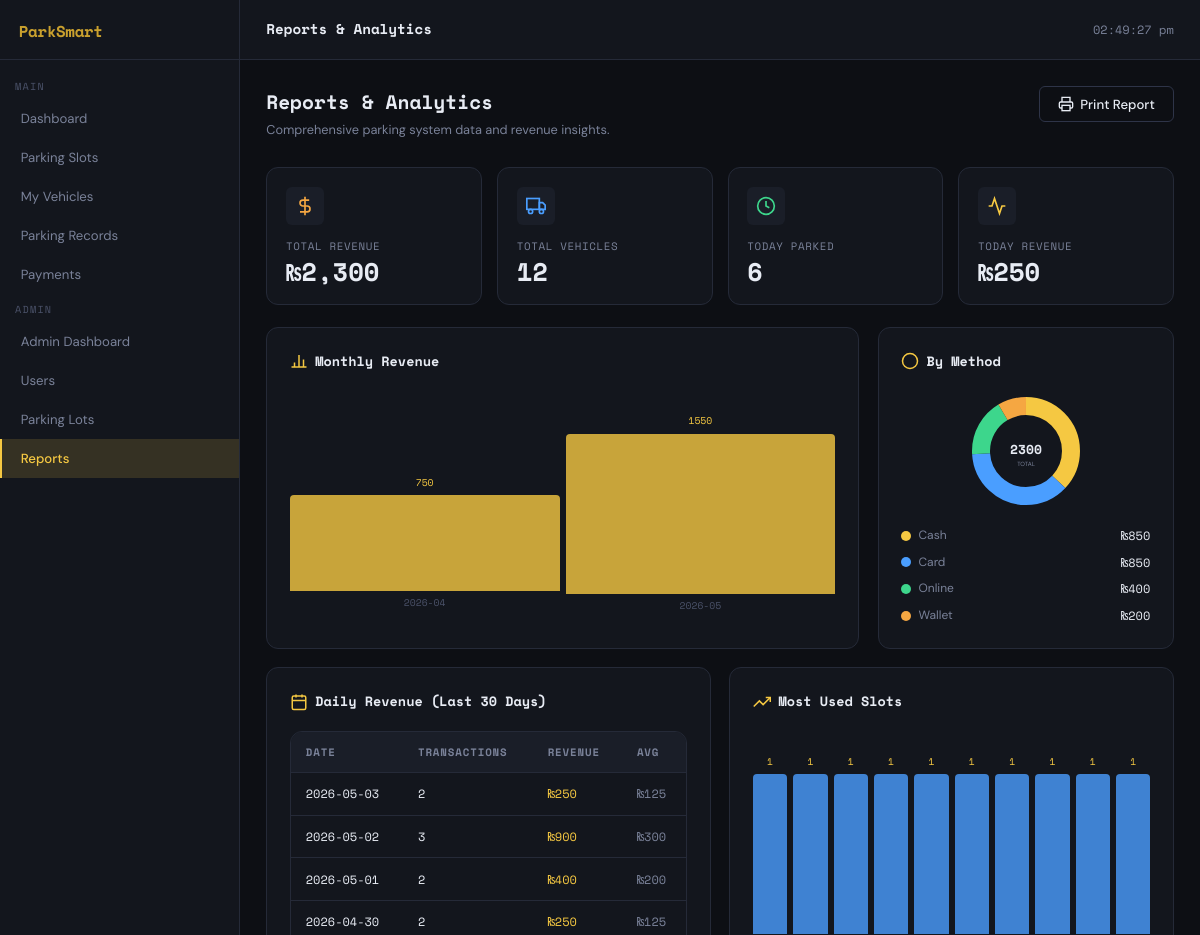
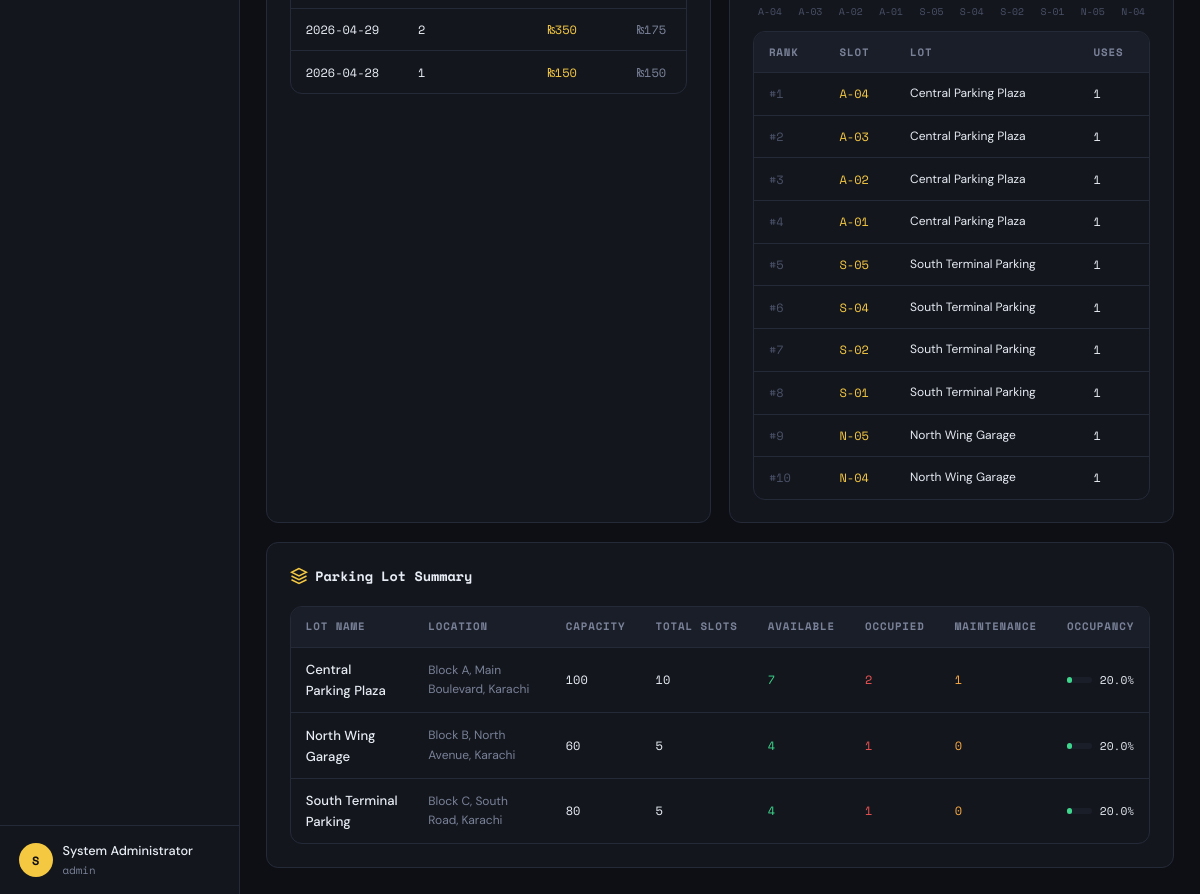
Page /views/reports/index.php (signed in) on the committed database (2 pictures, top to bottom).
### tables this page shows
CREATE TABLE parking_lots (
    lotID       INT AUTO_INCREMENT PRIMARY KEY,
    lotName     VARCHAR(100) NOT NULL,
    capacity    INT NOT NULL CHECK (capacity > 0),
    location    VARCHAR(200) NOT NULL,
    createdAt   DATETIME DEFAULT CURRENT_TIMESTAMP
);

### config/database.php (called while the page is built, shortened)
<?php
function getDB(): PDO {
    static $pdo = null;
    if ($pdo === null) {
        $dsn = "mysql:host=" . DB_HOST . ";dbname=" . DB_NAME . ";charset=" . DB_CHARSET;
        $options = [
            PDO::ATTR_ERRMODE            => PDO::ERRMODE_EXCEPTION,
            PDO::ATTR_DEFAULT_FETCH_MODE => PDO::FETCH_ASSOC,
            PDO::ATTR_EMULATE_PREPARES   => false,
        ];
        try {
            $pdo = new PDO($dsn, DB_USER, DB_PASS, $options);
        } catch (PDOException $e) {
            http_response_code(500);
            die(json_encode(['success' => false, 'message' => 'Database connection failed.']));
        }
    }
    return $pdo;
}
function esc(string $str): string {
    return htmlspecialchars($str, ENT_QUOTES, 'UTF-8');
}

### models/ParkingRecord.php (called while the page is built, shortened)
<?php
require_once __DIR__ . '/../config/database.php';
class ParkingRecord {
    private PDO $db;
    public function __construct() {
        $this->db = getDB();
    }
    public function getDashboardStats(): array {
        $stmt = $this->db->query("SELECT * FROM vw_slot_overview");
        $lots = $stmt->fetchAll();
        $totals = ['totalSlots' => 0, 'available' => 0, 'occupied' => 0, 'maintenance' => 0];
        foreach ($lots as $lot) {
            $totals['totalSlots']   += $lot['totalSlots'];
            $totals['available']    += $lot['availableSlots'];
            $totals['occupied']     += $lot['occupiedSlots'];
            $totals['maintenance']  += $lot['maintenanceSlots'];
        }
        $stmt = $this->db->query("SELECT COUNT(*) FROM vehicles");
        $totals['totalVehicles'] = (int) $stmt->fetchColumn();
        $stmt = $this->db->query(
            "SELECT IFNULL(SUM(amount),0) FROM payments WHERE status='paid'"
        );
        $totals['totalRevenue'] = (float) $stmt->fetchColumn();
        $stmt = $this->db->query(
            "SELECT IFNULL(SUM(amount),0) FROM payments WHERE status='paid' AND DATE(paymentTime)=CURDATE()"
        );
        $totals['todayRevenue'] = (float) $stmt->fetchColumn();
        $stmt = $this->db->query(
            "SELECT COUNT(*) FROM parking_records WHERE status='active'"
        );
        $totals['activeSessions'] = (int) $stmt->fetchColumn();
        $stmt = $this->db->query(
            "SELECT COUNT(*) FROM parking_records WHERE DATE(entryTime)=CURDATE()"
        );
        $totals['todayParked'] = (int) $stmt->fetchColumn();
        return $totals;
    }
}
class Payment {
    private PDO $db;
    public function __construct() {
        $this->db = getDB();
    }
    public function getRevenueSummary(): array {
        $stmt = $this->db->query("SELECT * FROM vw_daily_revenue LIMIT 30");
        return $stmt->fetchAll();
    }
    public function getByMethod(): array {
        $stmt = $this->db->query(
            "SELECT paymentMethod, COUNT(*) AS transactions, IFNULL(SUM(amount),0) AS revenue
             FROM payments WHERE status='paid' GROUP BY paymentMethod"
        );
        return $stmt->fetchAll();
    }
}

### models/ParkingSlot.php (called while the page is built, shortened)
<?php
require_once __DIR__ . '/../config/database.php';
class ParkingSlot {
    private PDO $db;
    public function __construct() {
        $this->db = getDB();
    }
    public function getMostUsed(int $limit = 5): array {
        $stmt = $this->db->prepare(
            "SELECT ps.slotNumber, pl.lotName, COUNT(pr.recordID) AS usageCount
             FROM parking_records pr
             JOIN parking_slots ps ON pr.slotID = ps.slotID
             JOIN parking_lots pl ON ps.lotID = pl.lotID
             GROUP BY pr.slotID
             ORDER BY usageCount DESC
             LIMIT ?"
        );
        $stmt->execute([$limit]);
        return $stmt->fetchAll();
    }
    public function getSlotOverview(): array {
        $stmt = $this->db->query("SELECT * FROM vw_slot_overview");
        return $stmt->fetchAll();
    }
}

### views/reports/index.php (the view, shortened to what this page needs)
<?php
require_once __DIR__ . '/../../auth/auth.php';
require_once __DIR__ . '/../../models/ParkingRecord.php';
require_once __DIR__ . '/../../models/ParkingSlot.php';
require_once __DIR__ . '/../../includes/layout.php';
$pr      = new ParkingRecord();
$ps      = new ParkingSlot();
$pay     = new Payment();
$stats   = $pr->getDashboardStats();
$daily   = $pay->getRevenueSummary();
$byMethod = $pay->getByMethod();
$topSlots = $ps->getMostUsed(10);
$slotOv   = $ps->getSlotOverview();
?>
<div class="page-header">
  <div class="page-header-left">
    <h1>Reports & Analytics</h1>
    <p>Comprehensive parking system data and revenue insights.</p>
  </div>
  <div class="page-header-actions">
    <button class="btn btn-outline" onclick="window.print()">
      <svg viewBox="0 0 24 24" fill="none" stroke="currentColor" stroke-width="2" width="16" height="16"><polyline points="6 9 6 2 18 2 18 9"/><path d="M6 18H4a2 2 0 0 1-2-2v-5a2 2 0 0 1 2-2h16a2 2 0 0 1 2 2v5a2 2 0 0 1-2 2h-2"/><rect x="6" y="14" width="12" height="8"/></svg>
      Print Report
    </button>
  </div>
</div>
<div class="stat-grid" style="grid-template-columns:repeat(4,1fr);margin-bottom:1.5rem">
  <div class="stat-card orange">
    <div class="stat-icon"><svg viewBox="0 0 24 24" fill="none" stroke="currentColor" stroke-width="2"><line x1="12" y1="1" x2="12" y2="23"/><path d="M17 5H9.5a3.5 3.5 0 0 0 0 7h5a3.5 3.5 0 0 1 0 7H6"/></svg></div>
    <div class="stat-label">Total Revenue</div>
    <div class="stat-value">₨<?= number_format($stats['totalRevenue'], 0) ?></div>
  </div>
  <div class="stat-card blue">
    <div class="stat-icon"><svg viewBox="0 0 24 24" fill="none" stroke="currentColor" stroke-width="2"><rect x="1" y="3" width="15" height="13"/><polygon points="16 8 20 8 23 11 23 16 16 16 16 8"/><circle cx="5.5" cy="18.5" r="2.5"/><circle cx="18.5" cy="18.5" r="2.5"/></svg></div>
    <div class="stat-label">Total Vehicles</div>
    <div class="stat-value"><?= $stats['totalVehicles'] ?></div>
  </div>
  <div class="stat-card green">
    <div class="stat-icon"><svg viewBox="0 0 24 24" fill="none" stroke="currentColor" stroke-width="2"><circle cx="12" cy="12" r="10"/><polyline points="12 6 12 12 16 14"/></svg></div>
    <div class="stat-label">Today Parked</div>
    <div class="stat-value"><?= $stats['todayParked'] ?></div>
  </div>
  <div class="stat-card">
    <div class="stat-icon"><svg viewBox="0 0 24 24" fill="none" stroke="currentColor" stroke-width="2"><polyline points="22 12 18 12 15 21 9 3 6 12 2 12"/></svg></div>
    <div class="stat-label">Today Revenue</div>
    <div class="stat-value">₨<?= number_format($stats['todayRevenue'], 0) ?></div>
  </div>
</div>
<div style="display:grid;grid-template-columns:2fr 1fr;gap:1.25rem;margin-bottom:1.25rem">
  <div class="card">
    <div class="card-header">
      <div class="card-title">
        <svg viewBox="0 0 24 24" fill="none" stroke="currentColor" stroke-width="2" width="18" height="18"><line x1="18" y1="20" x2="18" y2="10"/><line x1="12" y1="20" x2="12" y2="4"/><line x1="6" y1="20" x2="6" y2="14"/><line x1="2" y1="20" x2="22" y2="20"/></svg>
        Monthly Revenue
      </div>
    </div>
    <div id="monthly-chart"></div>
  </div>
  <div class="card">
    <div class="card-header">
      <div class="card-title">
        <svg viewBox="0 0 24 24" fill="none" stroke="currentColor" stroke-width="2" width="18" height="18"><circle cx="12" cy="12" r="10"/></svg>
        By Method
      </div>
    </div>
    <div style="display:flex;justify-content:center;margin-bottom:1rem">
      <svg id="donut-chart" width="120" height="120"></svg>
    </div>
    <div style="display:flex;flex-direction:column;gap:.5rem">
      <?php
      $colors = ['cash'=>'#f5c842','card'=>'#4a9eff','online'=>'#3dd68c','wallet'=>'#f5a742'];
      foreach ($byMethod as $m):
        $color = $colors[$m['paymentMethod']] ?? '#7a8299';
      ?>
      <div style="display:flex;align-items:center;gap:.5rem;font-size:.8rem">
        <span style="width:10px;height:10px;border-radius:50%;background:<?= $color ?>;flex-shrink:0"></span>
        <span style="text-transform:capitalize;color:var(--text-muted);flex:1"><?= esc($m['paymentMethod']) ?></span>
        <span class="td-mono" style="color:var(--text)">₨<?= number_format($m['revenue'],0) ?></span>
      </div>
      <?php endforeach; ?>
    </div>
  </div>
</div>
<div style="display:grid;grid-template-columns:1fr 1fr;gap:1.25rem;margin-bottom:1.25rem">
  <div class="card">
    <div class="card-header">
      <div class="card-title">
        <svg viewBox="0 0 24 24" fill="none" stroke="currentColor" stroke-width="2" width="18" height="18"><rect x="3" y="4" width="18" height="18" rx="2" ry="2"/><line x1="16" y1="2" x2="16" y2="6"/><line x1="8" y1="2" x2="8" y2="6"/><line x1="3" y1="10" x2="21" y2="10"/></svg>
        Daily Revenue (Last 30 Days)
      </div>
    </div>
    <div class="table-wrapper" style="max-height:300px;overflow-y:auto">
      <table>
        <thead><tr><th>Date</th><th>Transactions</th><th>Revenue</th><th>Avg</th></tr></thead>
        <tbody>
        <?php foreach ($daily as $d): ?>
          <tr>
            <td class="td-mono" style="font-size:.8rem"><?= esc($d['paymentDate']) ?></td>
            <td class="td-mono"><?= $d['totalTransactions'] ?></td>
            <td class="td-mono" style="color:var(--accent)">₨<?= number_format($d['totalRevenue'],0) ?></td>
            <td class="td-mono" style="color:var(--text-muted)">₨<?= number_format($d['avgRevenue'],0) ?></td>
          </tr>
        <?php endforeach; ?>
        </tbody>
      </table>
    </div>
  </div>
  <div class="card">
    <div class="card-header">
      <div class="card-title">
        <svg viewBox="0 0 24 24" fill="none" stroke="currentColor" stroke-width="2" width="18" height="18"><polyline points="23 6 13.5 15.5 8.5 10.5 1 18"/><polyline points="17 6 23 6 23 12"/></svg>
        Most Used Slots
      </div>
    </div>
    <div id="slots-chart" style="margin-bottom:1rem"></div>
    <div class="table-wrapper">
      <table>
        <thead><tr><th>Rank</th><th>Slot</th><th>Lot</th><th>Uses</th></tr></thead>
        <tbody>
        <?php foreach ($topSlots as $i => $slot): ?>
          <tr>
            <td class="td-mono" style="color:var(--text-dim)">#<?= $i+1 ?></td>
            <td class="td-mono" style="color:var(--accent)"><?= esc($slot['slotNumber']) ?></td>
            <td style="font-size:.8rem"><?= esc($slot['lotName']) ?></td>
            <td class="td-mono" style="color:var(--text)"><?= $slot['usageCount'] ?></td>
          </tr>
        <?php endforeach; ?>
        </tbody>
      </table>
    </div>
  </div>
</div>
<div class="card">
  <div class="card-header">
    <div class="card-title">
      <svg viewBox="0 0 24 24" fill="none" stroke="currentColor" stroke-width="2" width="18" height="18"><polygon points="12 2 2 7 12 12 22 7 12 2"/><polyline points="2 17 12 22 22 17"/><polyline points="2 12 12 17 22 12"/></svg>
      Parking Lot Summary
    </div>
  </div>
  <div class="table-wrapper">
    <table>
      <thead><tr><th>Lot Name</th><th>Location</th><th>Capacity</th><th>Total Slots</th><th>Available</th><th>Occupied</th><th>Maintenance</th><th>Occupancy</th></tr></thead>
      <tbody>
      <?php foreach ($slotOv as $lot): ?>
        <tr>
          <td style="font-weight:500"><?= esc($lot['lotName']) ?></td>
          <td style="font-size:.8rem;color:var(--text-muted)"><?= esc($lot['lotLocation']) ?></td>
          <td class="td-mono"><?= $lot['capacity'] ?></td>
          <td class="td-mono"><?= $lot['totalSlots'] ?></td>
          <td class="td-mono" style="color:var(--success)"><?= $lot['availableSlots'] ?></td>
          <td class="td-mono" style="color:var(--danger)"><?= $lot['occupiedSlots'] ?></td>
          <td class="td-mono" style="color:var(--warning)"><?= $lot['maintenanceSlots'] ?></td>
          <td>
            <div style="display:flex;align-items:center;gap:.5rem">
              <div style="flex:1;background:var(--bg-surface);border-radius:4px;height:6px">
                <div style="height:100%;width:<?= $lot['occupancyRate'] ?>%;background:<?= $lot['occupancyRate']>80?'var(--danger)':($lot['occupancyRate']>50?'var(--warning)':'var(--success)') ?>;border-radius:4px"></div>
              </div>
              <span class="td-mono" style="font-size:.75rem;min-width:32px"><?= $lot['occupancyRate'] ?>%</span>
            </div>
          </td>
        </tr>
      <?php endforeach; ?>
      </tbody>
    </table>
  </div>
</div>

### rows in the picture
parking_lots: lotName "Central Parking Plaza", lotLocation "Block A, Main Boulevard, Karachi", capacity "100", totalSlots "10", availableSlots "7", occupiedSlots "2", maintenanceSlots "1", occupancyRate "20.0"
parking_lots: lotName "North Wing Garage", lotLocation "Block B, North Avenue, Karachi", capacity "60", totalSlots "5", availableSlots "4", occupiedSlots "1", maintenanceSlots "0", occupancyRate "20.0"
parking_lots: lotName "South Terminal Parking", lotLocation "Block C, South Road, Karachi", capacity "80", totalSlots "5", availableSlots "4", occupiedSlots "1", maintenanceSlots "0", occupancyRate "20.0"

### other values in the picture
$item['label'] "Dashboard"
$item['label'] "Parking Slots"
$item['label'] "My Vehicles"
$item['label'] "Parking Records"
$item['label'] "Payments"
$item['label'] "Admin Dashboard"
$item['label'] "Users"
$item['label'] "Parking Lots"
$item['label'] "Reports"
$initial "S"
$user['name'] "System Administrator"
$user['role'] "admin"
$title "Reports & Analytics"
$stats['totalRevenue'] "2,300"
$stats['totalVehicles'] "12"
